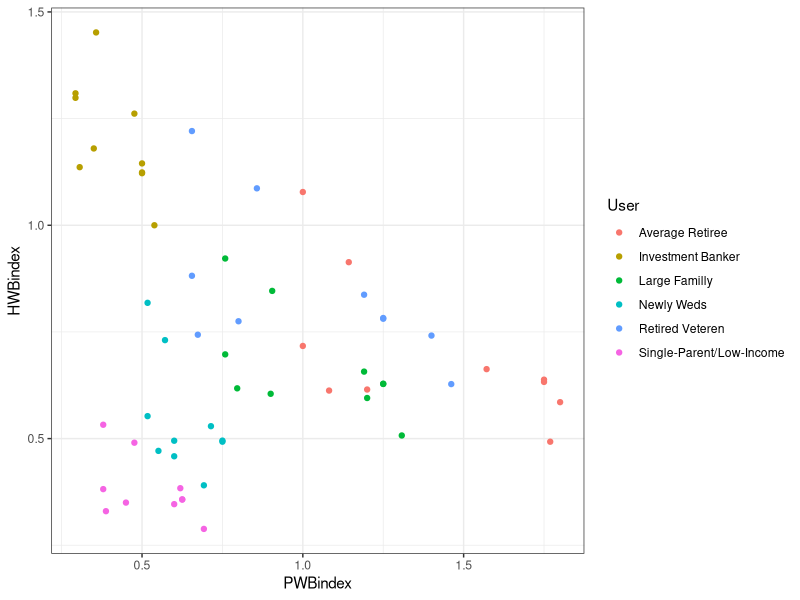
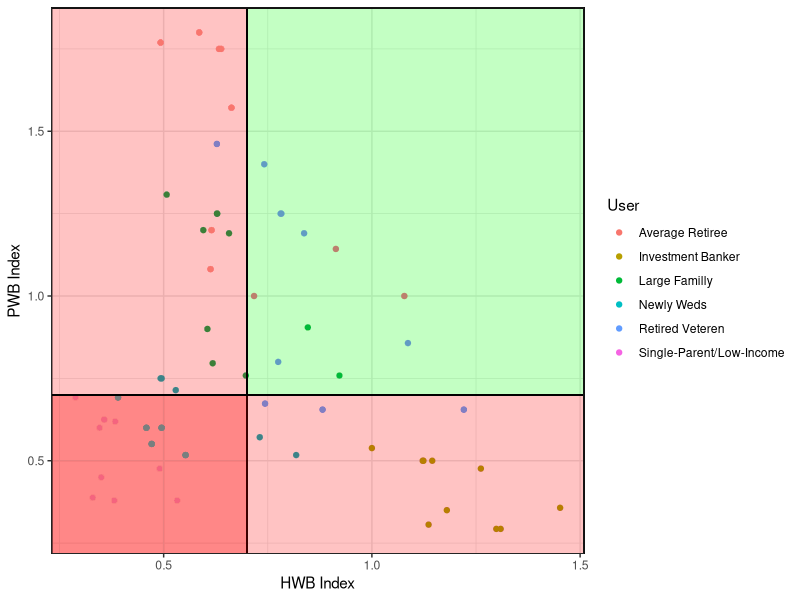

These charts were generated, in order, by the following R code:
## ---- chunk 1
library(tidyverse)
## ---- chunk 2
weighted_cosine_similarity <- function(vec1, vec2) {
  length1 <- sqrt(sum(vec1^2))
  length2 <- sqrt(sum(vec2^2))

  # Calculate directional weights
  weights_ab <- length1 / length2

  # Calculate cosine similarity A to B
  dot_product <- sum(vec1 * vec2) * weights_ab
  
  norm1 <- sqrt(sum(vec1^2))
  norm2 <- sqrt(sum(vec2^2))
  
  similarity <- dot_product / (norm1 * norm2)
  return(similarity)
}
## ---- chunk 3
set.seed(1003)
  
  userinfoInput <- tibble(ID = 1:6, 
                   budgetinput = c(2000, 550, 450, 600, 300, 760), 
                   groominginput = c(1, 5, 2, 4, 1, 4),
                   ownrentinput = c("own", "own", "rent", "own", "rent", "own"),
                   babiesinput = c(0, 1, 0, 2, 1, 0),
                   allergiesinput = c(0, 1, 0, 3, 2, 0),
                   housholdnumberinput = c(1, 3, 2, 7, 4, 1),
                   activehourinput = c(1, 30, 3, 7, 2, 25),
                   experienceinput = c(0, 8, 1, 1, 0, 0),
                   vacayinput = c(1, 2, 0, 2, 0, 2),
                   intentioninput = c(0, 2, 0, 0, 1, 2))

## ---- chunk 4

InputIndexify <- userinfoInput |>
  mutate(indexExpenseInput = case_when(budgetinput >= 100 & budgetinput < 200 ~ 1,
                                  budgetinput >= 200 & budgetinput < 300 ~ 2,
                                  budgetinput >= 300 & budgetinput < 400 ~ 3,
                                  budgetinput >= 400 & budgetinput < 500 ~ 4,
                                  budgetinput >= 500 & budgetinput < 600 ~ 5,
                                  budgetinput >= 600 & budgetinput < 700 ~ 6,
                                  budgetinput >= 700 & budgetinput < 800 ~ 7,
                                  budgetinput >= 800 & budgetinput < 900 ~ 8,
                                  budgetinput >= 900 & budgetinput < 1000 ~9,
                                  budgetinput >= 1000 & budgetinput < 1100 ~ 10,
                                  budgetinput >= 1100 & budgetinput < 1200 ~ 11,
                                  budgetinput >= 1200 & budgetinput < 1300 ~ 12,
                                  budgetinput >= 1300 & budgetinput < 1400 ~ 13,
                                  budgetinput >= 1400 & budgetinput < 1500 ~ 14,
                                  budgetinput >= 1500 ~ 15))|>
  mutate(indexMaintenanceInput = groominginput) |>
  mutate(indexNoiseInput = case_when(ownrentinput == "own" & babiesinput == 0 ~ 5,
                                         ownrentinput == "own" & babiesinput == 1 ~ 4,
                                         ownrentinput == "own" & babiesinput >= 2 ~ 3,
                                         ownrentinput == "rent" & babiesinput == 0 ~ 3,
                                         ownrentinput == "rent" & babiesinput == 1 ~ 2,
                                         ownrentinput == "rent" & babiesinput >= 2 ~ 1)) |>
  mutate(indexAllergiesInput1 = allergiesinput/housholdnumberinput,
         indexAllergiesFINAL = case_when(indexAllergiesInput1 >= 0 & indexAllergiesInput1 < 0.2 ~ 5,
                                          indexAllergiesInput1 >= 0.2 & indexAllergiesInput1 < 0.4 ~ 4,
                                          indexAllergiesInput1 >= 0.4 & indexAllergiesInput1 < 0.6 ~ 3,
                                          indexAllergiesInput1 >= 0.6 & indexAllergiesInput1 < 0.8 ~ 2,
                                          indexAllergiesInput1 >= 0.8 & indexAllergiesInput1 <= 1 ~ 1)) |>
  mutate(indexSafetyInput = case_when(babiesinput == 0 ~ 3, 
                                      babiesinput == 1 ~ 2,
                                      babiesinput >= 2 ~ 1)) |>
  mutate(indexActiveInput = case_when(activehourinput < 1 ~ 1,
                                      activehourinput >= 1 & activehourinput < 2 ~ 2,
                                      activehourinput >= 2 & activehourinput < 4 ~ 3,
                                      activehourinput >= 4 & activehourinput < 6 ~ 4,
                                      activehourinput >= 6 ~ 5)) |>
  select(ID, indexExpenseInput, indexMaintenanceInput, 
         indexNoiseInput, indexAllergiesFINAL, indexSafetyInput, indexActiveInput)
           
  
## ---- chunk 5

catreadydf <- read_csv("petdf - catnew.csv") |>
  mutate(indexExpense = case_when(AnnualExpense_Lower >= 100 & AnnualExpense_Lower < 200 ~ 1,
                                  AnnualExpense_Lower >= 200 & AnnualExpense_Lower < 300 ~ 2,
                                  AnnualExpense_Lower >= 300 & AnnualExpense_Lower < 400 ~ 3,
                                  AnnualExpense_Lower >= 400 & AnnualExpense_Lower < 500 ~ 4,
                                  AnnualExpense_Lower >= 500 & AnnualExpense_Lower < 600 ~ 5,
                                  AnnualExpense_Lower >= 600 & AnnualExpense_Lower < 700 ~ 6,
                                  AnnualExpense_Lower >= 700 & AnnualExpense_Lower < 800 ~ 7,
                                  AnnualExpense_Lower >= 800 & AnnualExpense_Lower < 900 ~ 8,
                                  AnnualExpense_Lower >= 900 & AnnualExpense_Lower < 1000 ~9,
                                  AnnualExpense_Lower >= 1000 & AnnualExpense_Lower < 1100 ~ 10,
                                  AnnualExpense_Lower >= 1100 & AnnualExpense_Lower < 1200 ~ 11,
                                  AnnualExpense_Lower >= 1200 & AnnualExpense_Lower < 1300 ~ 12,
                                  AnnualExpense_Lower >= 1300 & AnnualExpense_Lower < 1400 ~ 13,
                                  AnnualExpense_Lower >= 1400 & AnnualExpense_Lower < 1500 ~ 14,
                                  AnnualExpense_Lower >= 1500 ~ 15)) |>
  mutate(FriendChild = FriendChild - 1) |>
  mutate(GroomingReq = case_when(GroomingReq == 5 ~ 1,
                                 GroomingReq == 4 ~ 2,
                                 GroomingReq == 3 ~ 3,
                                 GroomingReq == 2 ~ 4,
                                 GroomingReq == 1 ~ 5)) |>
  mutate(Shedding = case_when(Shedding == 5 ~ 1,
                                 Shedding == 4 ~ 2,
                                 Shedding == 3 ~ 3,
                                 Shedding == 2 ~ 4,
                                 Shedding == 1 ~ 5)) |>
  mutate(Vocality = case_when(Vocality == 5 ~ 1,
                                 Vocality == 4 ~ 2,
                                 Vocality == 3 ~ 3,
                                 Vocality == 2 ~ 4,
                                 Vocality == 1 ~ 5)) |>
  mutate(ActivityLevel = case_when(ActivityLevel == 5 ~ 1,
                                 ActivityLevel == 4 ~ 2,
                                 ActivityLevel == 3 ~ 3,
                                 ActivityLevel == 2 ~ 4,
                                 ActivityLevel == 1 ~ 5)) |>
  select(BreedName, indexExpense, GroomingReq, Vocality, Shedding, FriendChild, ActivityLevel) |>
  cross_join(InputIndexify) |>
  rowwise() |>
  mutate(HWBindex = weighted_cosine_similarity(c(indexExpenseInput, indexMaintenanceInput, indexNoiseInput, 
                                                 indexAllergiesFINAL, indexSafetyInput, indexActiveInput),
                                                c(indexExpense, GroomingReq, Vocality, Shedding, 
                                                  FriendChild, ActivityLevel))) 


HWBindexDF <- catreadydf |>
  select(ID, BreedName, HWBindex) |>
  ungroup() 


## ---- chunk 6
InputIndexify2 <- userinfoInput |>
  mutate(indexActiveInput = case_when(activehourinput < 1 ~ 1,
                                      activehourinput >= 1 & activehourinput < 2 ~ 2,
                                      activehourinput >= 2 & activehourinput < 4 ~ 3,
                                      activehourinput >= 4 & activehourinput < 6 ~ 4,
                                      activehourinput >= 6 ~ 5)) |>
  mutate(indexVacayInput = vacayinput) |>
  mutate(indexExperienceInput = case_when(experienceinput == 0 ~ 1,
                                      experienceinput >= 0 & experienceinput < 1 ~ 2,
                                      experienceinput >= 1 & experienceinput < 3 ~ 3,
                                      experienceinput >= 3 & experienceinput < 5 ~ 4,
                                      experienceinput >= 5 ~ 5)) |>
  mutate(intentionInput = intentioninput) |>
  select(ID, indexActiveInput, indexVacayInput, indexExperienceInput, intentionInput)
## ---- chunk 7
catreadydf2 <- read_csv("petdf - catnew.csv") |>
  mutate(Docility = case_when(Docility == 5 ~ 1,
                                 Docility == 4 ~ 2,
                                 Docility == 3 ~ 3,
                                 Docility == 2 ~ 4,
                                 Docility == 1 ~ 5)) |>
  mutate(CatVacay = 2) |>
  mutate(CatIntent = 2) |>
  select(BreedName, ActivityLevel, CatVacay, Docility, CatIntent) |>
  cross_join(InputIndexify2) |>
  rowwise() |>
  mutate(PWBindex = weighted_cosine_similarity(c(indexActiveInput, indexVacayInput, indexExperienceInput, intentionInput),
                                                c(ActivityLevel, CatVacay, Docility, CatIntent))) 


PWBindexDF <- catreadydf2 |>
  select(ID, BreedName, PWBindex) |>
  ungroup() 
## ---- chunk 8
PWBindexDF |>
  merge(HWBindexDF) |>
  mutate(passNo = if_else(PWBindex>= 0.70 & HWBindex >= 0.70, 1, 0 )) |>
  mutate(User = case_when(ID == 1 ~ "Investment Banker",
                          ID == 2 ~ "Average Retiree", 
                          ID == 3 ~ "Newly Weds", 
                          ID == 4 ~ "Large Familly",
                          ID == 5 ~ "Single-Parent/Low-Income",
                          ID == 6 ~ "Retired Veteren")) |>
  ggplot(aes(x = PWBindex, y = HWBindex, color = User)) + 
  geom_point() + 
  theme_bw()
  
## ---- chunk 9
library(ggplot2)
library(dplyr)

# Your existing data processing pipeline
PWBindexDF |>
  merge(HWBindexDF) |>
  mutate(passNo = if_else(PWBindex >= 0.70 & HWBindex >= 0.70, 1, 0)) |>
  mutate(User = case_when(
    ID == 1 ~ "Investment Banker",
    ID == 2 ~ "Average Retiree",
    ID == 3 ~ "Newly Weds",
    ID == 4 ~ "Large Familly",
    ID == 5 ~ "Single-Parent/Low-Income",
    ID == 6 ~ "Retired Veteren"
  )) |>
  ggplot(aes(x = HWBindex, y = PWBindex, color = User)) +
  geom_point() +
  theme_bw() +
  # Adding vertical and horizontal lines at index 0.7
  geom_vline(xintercept = 0.7, color = "red", linetype = "dashed") +
  geom_hline(yintercept = 0.7, color = "red", linetype = "dashed") + 
  geom_rect(aes(xmin = -Inf, xmax = 0.7, ymin = -Inf, ymax = Inf), color = "black", fill = "red", alpha = 0.002) +
  geom_rect(aes(xmin = -Inf, xmax = Inf, ymin = -Inf, ymax = 0.7),  color = "black", fill = "red", alpha = 0.002) +
  geom_rect(aes(xmin = 0.7, xmax = Inf, ymin = 0.7, ymax = Inf),  color = "black", fill = "green", alpha = 0.002) +
  theme_bw() + 
  labs(x = "HWB Index", y = "PWB Index")

## ---- chunk 10
PWBindexDF |>
  merge(HWBindexDF) |>
  mutate(passNo = if_else(PWBindex>= 0.70 & HWBindex >= 0.70, 1, 0 )) |>
  summarise(totalcount = sum(passNo), .by = ID)

